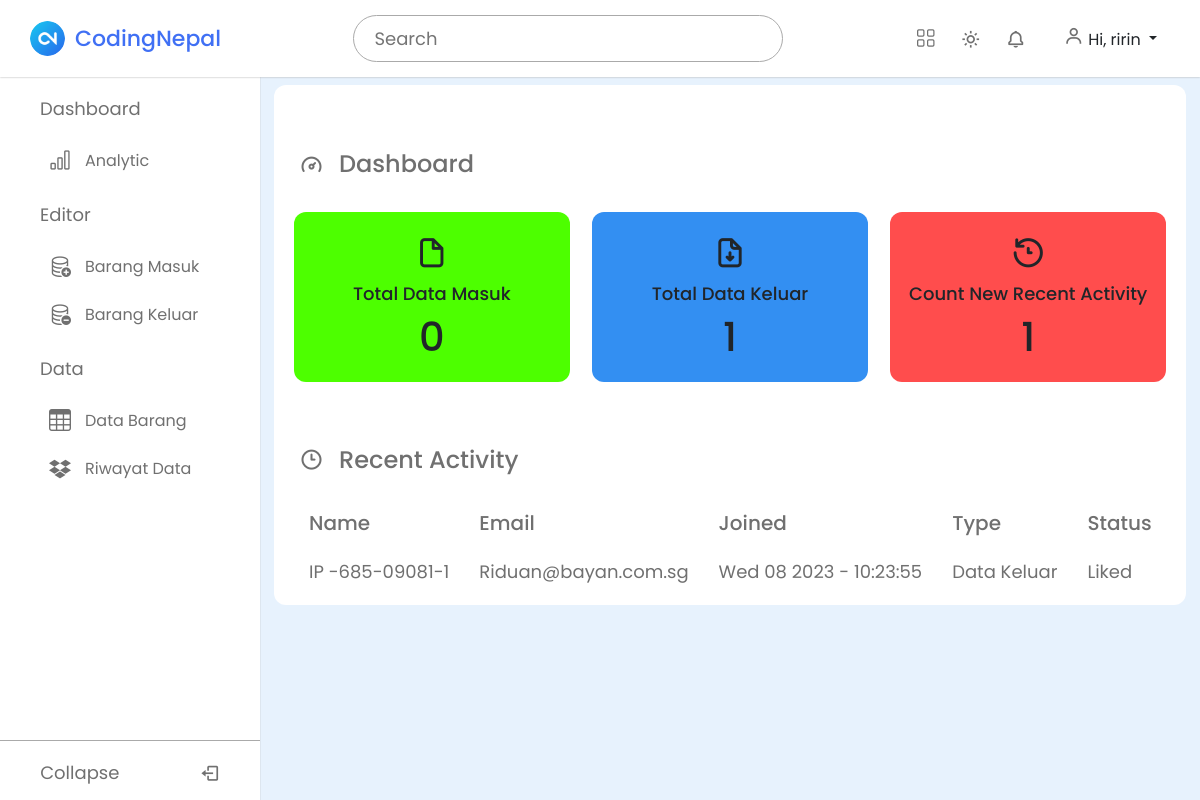
The page /dashboard/analitic (signed in) on the database as committed earlier.
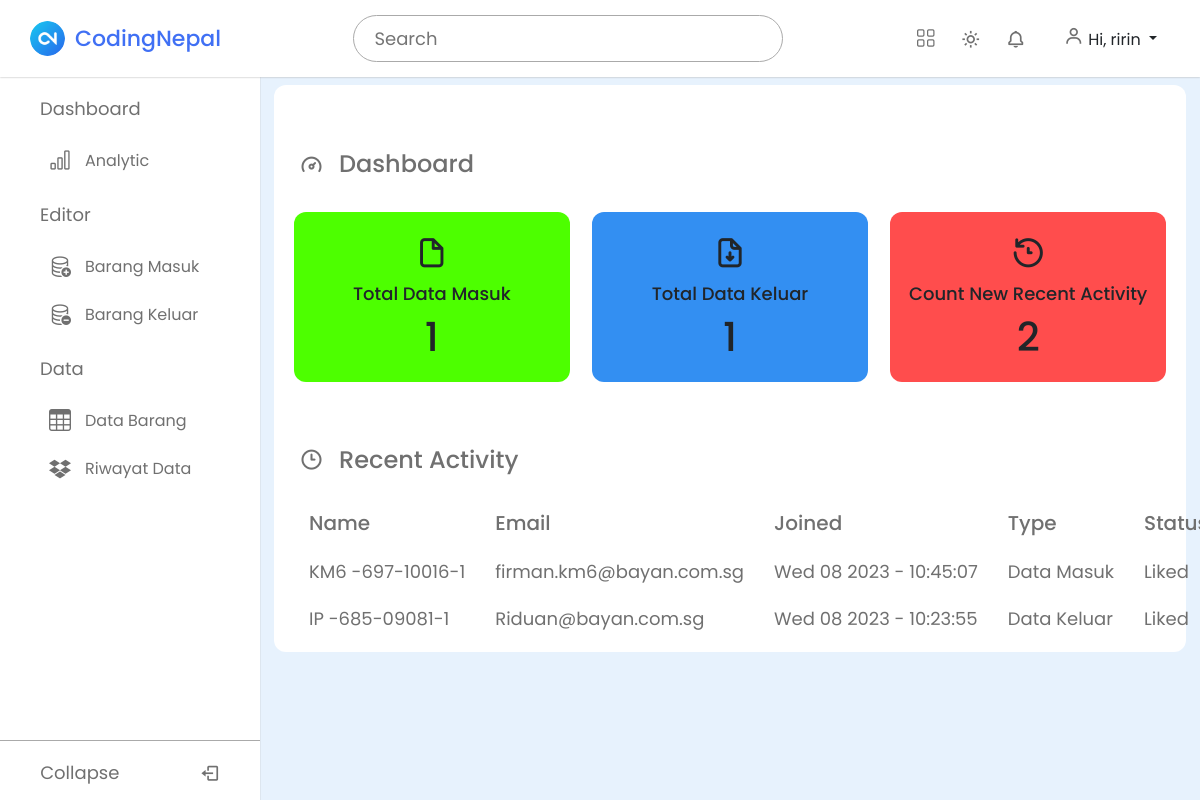
The same page on the database as committed later.
### gudang/models.py (models this page shows, shortened)
class BarangKeluar(models.Model):
    date_keluar = models.CharField(max_length=100,blank=True, null=True)
    date_masuk = models.CharField(max_length=100,blank=True, null=True)
    device = models.TextField(max_length=100)
    user = models.TextField(max_length=100)
    email = models.TextField(max_length=100)
    pc = models.TextField(max_length=100)
    os = models.TextField(max_length=100)
    cpu = models.TextField(max_length=100)
    vga = models.TextField(max_length=100)
    ram = models.TextField(max_length=100)
    model = models.TextField(max_length=100)
    serialnumber = models.TextField(max_length=100)
    description = models.TextField(max_length=100)
    kategori = models.ForeignKey(Kategori, on_delete=models.CASCADE)
    class Meta:
        verbose_name_plural = "barang keluar"

class BarangMasuk(models.Model):
    date = models.CharField(max_length=100)
    device = models.TextField(max_length=100)
    user = models.TextField(max_length=100)
    email = models.TextField(max_length=100)
    pc = models.TextField(max_length=100)
    os = models.TextField(max_length=100)
    cpu = models.TextField(max_length=100)
    vga = models.TextField(max_length=100)
    ram = models.TextField(max_length=100)
    model = models.TextField(max_length=100)
    serialnumber = models.TextField(max_length=100)
    description = models.TextField(max_length=100)
    kategori = models.ForeignKey(Kategori, on_delete=models.CASCADE)
    class Meta:
        verbose_name_plural = "barang masuk"

### gudang/views.py (the view)
# urls.py: path("analitic", analitic, name="analitic"),
@login_required
def analitic(request):
    template_name = "analitic.html"
    total_data_masuk = BarangMasuk.objects.count()
    total_data_keluar = BarangKeluar.objects.count()
    recent_activity_masuk = BarangMasuk.objects.order_by('-date')[:5]
    recent_activity_keluar = BarangKeluar.objects.order_by('-date_keluar')[:5]
    recent_activity = []
    for activity in recent_activity_masuk:
        recent_activity.append({
            'device': activity.device,  # 'device' adalah nama field di model 'BarangMasuk
            'name': activity.user,
            'email': activity.email,
            'joined': activity.date,
            'type': 'Data Masuk',
            'status': 'Liked'  # Anda dapat mengganti ini sesuai dengan kebutuhan
        })
    for activity in recent_activity_keluar:
        recent_activity.append({
            'device': activity.device,  # 'device' adalah nama field di model 'BarangKeluar
            'name': activity.user,
            'email': activity.email,
            'joined': activity.date_keluar,
            'type': 'Data Keluar',
            'status': 'Liked'  # Anda dapat mengganti ini sesuai dengan kebutuhan
        })
    context = {
        'total_data_masuk': total_data_masuk,
        'total_data_keluar': total_data_keluar,
        'count_new_recent_activity': len(recent_activity),
        'recent_activity': recent_activity,
    }
    return render(request, template_name, context)

### templates/analitic.html
{% extends "base.html" %}
{% block content %}
<div class="dash-content">
    <div class="overview">
        <div class="title ">
            <i class="uil uil-tachometer-fast-alt"></i>
            <span class="text">Dashboard</span>
        </div>
        <div class="boxes">
            <div class="box box1">
                <i class="uil uil-file"></i>
                <span class="text">Total Data Masuk</span>
                <span class="number">{{ total_data_masuk }}</span>
            </div>
            <div class="box box2">
                <i class="uil uil-file-download"></i>
                <span class="text">Total Data Keluar</span>
                <span class="number">{{ total_data_keluar }}</span>
            </div>
            <div class="box box3">
                <i class="uil uil-history"></i>
                <span class="text">Count New Recent Activity</span>
                <span class="number">{{ count_new_recent_activity }}</span>
            </div>
        </div>
    </div>
    <div class="activity">
        <div class="title">
            <i class="uil uil-clock-three"></i>
            <span class="text">Recent Activity</span>
        </div>
        <div class="activity-data">
            <div class="data names">
                <span class="data-title">Name</span>
                {% for activity in recent_activity %}
                    <span class="data-list">{{ activity.device }}</span>
                {% endfor %}
            </div>
            <div class="data email">
                <span class="data-title">Email</span>
                {% for activity in recent_activity %}
                    <span class="data-list">{{ activity.email }}</span>
                {% endfor %}
            </div>
            <div class="data joined">
                <span class="data-title">Joined</span>
                {% for activity in recent_activity %}
                    <span class="data-list">{{ activity.joined }}</span>
                {% endfor %}
            </div>
            <div class="data type">
                <span class="data-title">Type</span>
                {% for activity in recent_activity %}
                    <span class="data-list">{{ activity.type }}</span>
                {% endfor %}
            </div>
            <div class="data status">
                <span class="data-title">Status</span>
                {% for activity in recent_activity %}
                    <span class="data-list">{{ activity.status }}</span>
                {% endfor %}
            </div>
        </div>
    </div>
</div>
{% endblock %}

### templates/base.html (shortened to what this page needs)
{% load static %}
<!DOCTYPE html>
<html lang="en">
  <head>
    <link href="https://unpkg.com/boxicons@2.1.4/css/boxicons.min.css" rel="stylesheet" />
    <link rel="stylesheet" href="https://unicons.iconscout.com/release/v4.0.0/css/line.css">
    <link rel="stylesheet" href="sweetalert2.min.css">
    <link href="https://cdn.jsdelivr.net/npm/bootstrap@5.2.1/dist/css/bootstrap.min.css" rel="stylesheet">
    <link rel="stylesheet" href="https://cdn.jsdelivr.net/npm/bootstrap-icons@1.10.5/font/bootstrap-icons.css">
    <link rel="stylesheet" href="{% static 'css/form1.css' %}">
    <link rel="stylesheet" href="{% static 'css/style1.css' %} ">
  </head>
  <body>
    <nav class="sidebar">
      <div class="menu_content">
        <ul class="menu_items">
          <div class="menu_title menu_dahsboard"></div>
          <li class="item">
            <a href="{% url 'analitic' %}" class="nav_link">
              <span class="navlink_icon">
                <i class="bi bi-bar-chart"></i>
              </span>
              <span class="navlink">Analytic</span>
            </a>
        </ul>
        <ul class="menu_items">
          <div class="menu_title menu_editor"></div>
          <li class="item">
            <a href="{% url 'barangmasuk' %}" class="nav_link">
              <span class="navlink_icon">
                <i class="bi bi-database-add"></i>
              </span>
              <span class="navlink">Barang Masuk</span>
            </a>
          </li>
          <li class="item">
            <a href="{% url 'barangkeluar' %}" class="nav_link">
              <span class="navlink_icon">
                <i class="bi bi-database-dash"></i>
              </span>
              <span class="navlink">Barang Keluar</span>
            </a>
          </li>
        </ul>
        <ul class="menu_items">
          <div class="menu_title menu_setting"></div>
          <li class="item">
            <a href="{% url 'tbdatabarang' %}" class="nav_link">
              <span class="navlink_icon">
                <i class="bi bi-table"></i>
              </span>
              <span class="navlink">Data Barang</span>
            </a>
          </li>
          <li class="item">
            <a href="{% url 'riwayatdata' %}" class="nav_link">
              <span class="navlink_icon">
                <i class="bi bi-dropbox"></i>
              </span>
              <span class="navlink">Riwayat Data</span>
            </a>
          </li>
        </ul>
        <div class="bottom_content">
          <div class="bottom expand_sidebar">
            <span> Expand</span>
          </div>
          <div class="bottom collapse_sidebar">
            <span> Collapse</span>
            <i class='bx bx-log-out'></i>
          </div>
        </div>
      </div>
    </nav>
  <section class="dashboard">
    <nav class="navbar">
      <div class="logo_item">
        <img src="{% static 'image/logo.png'%}" alt=""></i>CodingNepal
      </div>
      <div class="search_bar">
        <input type="text" placeholder="Search" />
      </div>
      <div class="navbar_content">
        <i class="bi bi-grid"></i>
        <i class='bx bx-sun' id="darkLight"></i>
        <i class='bx bx-bell'></i>
        {% if user.is_authenticated %}
        <div class="dropdown">
            <button class="btn dropdown-toggle" type="button" id="userDropdown" data-bs-toggle="dropdown" aria-expanded="false">
              <i class='bx bx-user'></i>  Hi, {{ user.username|truncatechars:10 }}
            </button>
        </div>
        {% else %}
        <i class='bx bx-user'></i>
        {% endif %}
    </div>
    </nav>
    {% block content %}
    {% endblock content %}
  </section>
  </body>
</html>

### static/css/form1.css (style rules this page uses)
* { margin: 0; padding: 0; box-sizing: border-box; font-family: 'Poppins', sans-serif; }
:root { --white-color: #fff; --blue-color: #4070f4; --grey-color: #707070; --grey-color-light: #aaa; }
body { background-color: #e7f2fd; transition: all 0.5s ease; min-height: 100vh; align-items: center; justify-content: center; }

Rows that differ between the two databases and show on the page:
added BarangMasuk: device "KM6 -697-10016-1", email "firman.km6@bayan.com.sg", joined "Wed 08 2023 - 10:45:07"
Other text that changed with them:
{{ total_data_masuk }}: "0" → "1"
{{ count_new_recent_activity }}: "1" → "2"
new list line: "Data Masuk"
new list line: "Liked"
